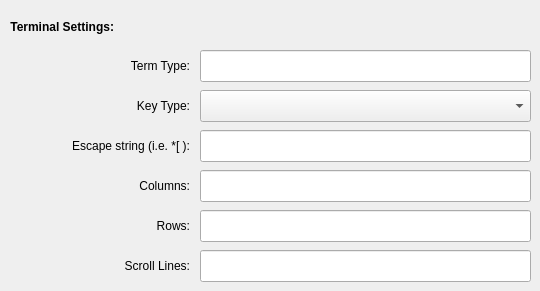
   <widget class="QWidget" name="tab2">
    <attribute name="title">
     <string>Terminal</string>
    </attribute>
    <widget class="QLineEdit" name="termtypeLineEdit">
     <property name="geometry">
      <rect>
       <x>200</x>
       <y>50</y>
       <width>331</width>
       <height>32</height>
      </rect>
     </property>
    </widget>
    <widget class="QLabel" name="TextLabel2_5">
     <property name="geometry">
      <rect>
       <x>10</x>
       <y>90</y>
       <width>180</width>
       <height>32</height>
      </rect>
     </property>
     <property name="text">
      <string>Key Type:</string>
     </property>
     <property name="alignment">
      <set>Qt::AlignRight|Qt::AlignTrailing|Qt::AlignVCenter</set>
     </property>
     <property name="buddy">
      <cstring>keytypeComboBox</cstring>
     </property>
    </widget>
    <widget class="QComboBox" name="keytypeComboBox">
     <property name="geometry">
      <rect>
       <x>200</x>
       <y>90</y>
       <width>331</width>
       <height>32</height>
      </rect>
     </property>
    </widget>
    <widget class="QLabel" name="TextLabel2_6">
     <property name="geometry">
      <rect>
       <x>10</x>
       <y>50</y>
       <width>180</width>
       <height>32</height>
      </rect>
     </property>
     <property name="text">
      <string>Term Type:</string>
     </property>
     <property name="alignment">
      <set>Qt::AlignRight|Qt::AlignTrailing|Qt::AlignVCenter</set>
     </property>
     <property name="buddy">
      <cstring>termtypeLineEdit</cstring>
     </property>
    </widget>
    <widget class="QLabel" name="TextLabel1_4">
     <property name="geometry">
      <rect>
       <x>10</x>
       <y>130</y>
       <width>180</width>
       <height>32</height>
      </rect>
     </property>
     <property name="text">
      <string>Escape string (i.e. *[ ):</string>
     </property>
     <property name="alignment">
      <set>Qt::AlignRight|Qt::AlignTrailing|Qt::AlignVCenter</set>
     </property>
     <property name="buddy">
      <cstring>escapeLineEdit</cstring>
     </property>
    </widget>
    <widget class="QLineEdit" name="escapeLineEdit">
     <property name="geometry">
      <rect>
       <x>200</x>
       <y>130</y>
       <width>331</width>
       <height>32</height>
      </rect>
     </property>
    </widget>
    <widget class="QLabel" name="TextLabel4_3">
     <property name="geometry">
      <rect>
       <x>10</x>
       <y>210</y>
       <width>180</width>
       <height>32</height>
      </rect>
     </property>
     <property name="text">
      <string>Rows:</string>
     </property>
     <property name="alignment">
      <set>Qt::AlignRight|Qt::AlignTrailing|Qt::AlignVCenter</set>
     </property>
     <property name="buddy">
      <cstring>rowLineEdit</cstring>
     </property>
    </widget>
    <widget class="QLineEdit" name="columnLineEdit">
     <property name="geometry">
      <rect>
       <x>200</x>
       <y>170</y>
       <width>331</width>
       <height>32</height>
      </rect>
     </property>
    </widget>
    <widget class="QLabel" name="TextLabel3_4">
     <property name="geometry">
      <rect>
       <x>10</x>
       <y>170</y>
       <width>180</width>
       <height>32</height>
      </rect>
     </property>
     <property name="text">
      <string>Columns:</string>
     </property>
     <property name="alignment">
      <set>Qt::AlignRight|Qt::AlignTrailing|Qt::AlignVCenter</set>
     </property>
     <property name="buddy">
      <cstring>columnLineEdit</cstring>
     </property>
    </widget>
    <widget class="QLineEdit" name="rowLineEdit">
     <property name="geometry">
      <rect>
       <x>200</x>
       <y>210</y>
       <width>331</width>
       <height>32</height>
      </rect>
     </property>
    </widget>
    <widget class="QLabel" name="TextLabel5_3">
     <property name="geometry">
      <rect>
       <x>10</x>
       <y>250</y>
       <width>180</width>
       <height>32</height>
      </rect>
     </property>
     <property name="text">
      <string>Scroll Lines:</string>
     </property>
     <property name="alignment">
      <set>Qt::AlignRight|Qt::AlignTrailing|Qt::AlignVCenter</set>
     </property>
     <property name="buddy">
      <cstring>scrollLineEdit</cstring>
     </property>
    </widget>
    <widget class="QLineEdit" name="scrollLineEdit">
     <property name="geometry">
      <rect>
       <x>200</x>
       <y>250</y>
       <width>331</width>
       <height>32</height>
      </rect>
     </property>
    </widget>
    <widget class="QWidget" name="layoutWidget5">
     <property name="geometry">
      <rect>
       <x>10</x>
       <y>10</y>
       <width>521</width>
       <height>34</height>
      </rect>
     </property>
     <layout class="QHBoxLayout" name="horizontalLayout_5">
      <item>
       <widget class="QLabel" name="boldLabel_5">
        <property name="font">
         <font>
          <weight>75</weight>
          <bold>true</bold>
         </font>
        </property>
        <property name="text">
         <string>Terminal Settings:</string>
        </property>
        <property name="alignment">
         <set>Qt::AlignRight|Qt::AlignTrailing|Qt::AlignVCenter</set>
        </property>
       </widget>
      </item>
      <item>
       <spacer name="horizontalSpacer_4">
        <property name="orientation">
         <enum>Qt::Horizontal</enum>
        </property>
        <property name="sizeHint" stdset="0">
         <size>
          <width>368</width>
          <height>32</height>
         </size>
        </property>
       </spacer>
      </item>
     </layout>
    </widget>
   </widget>
